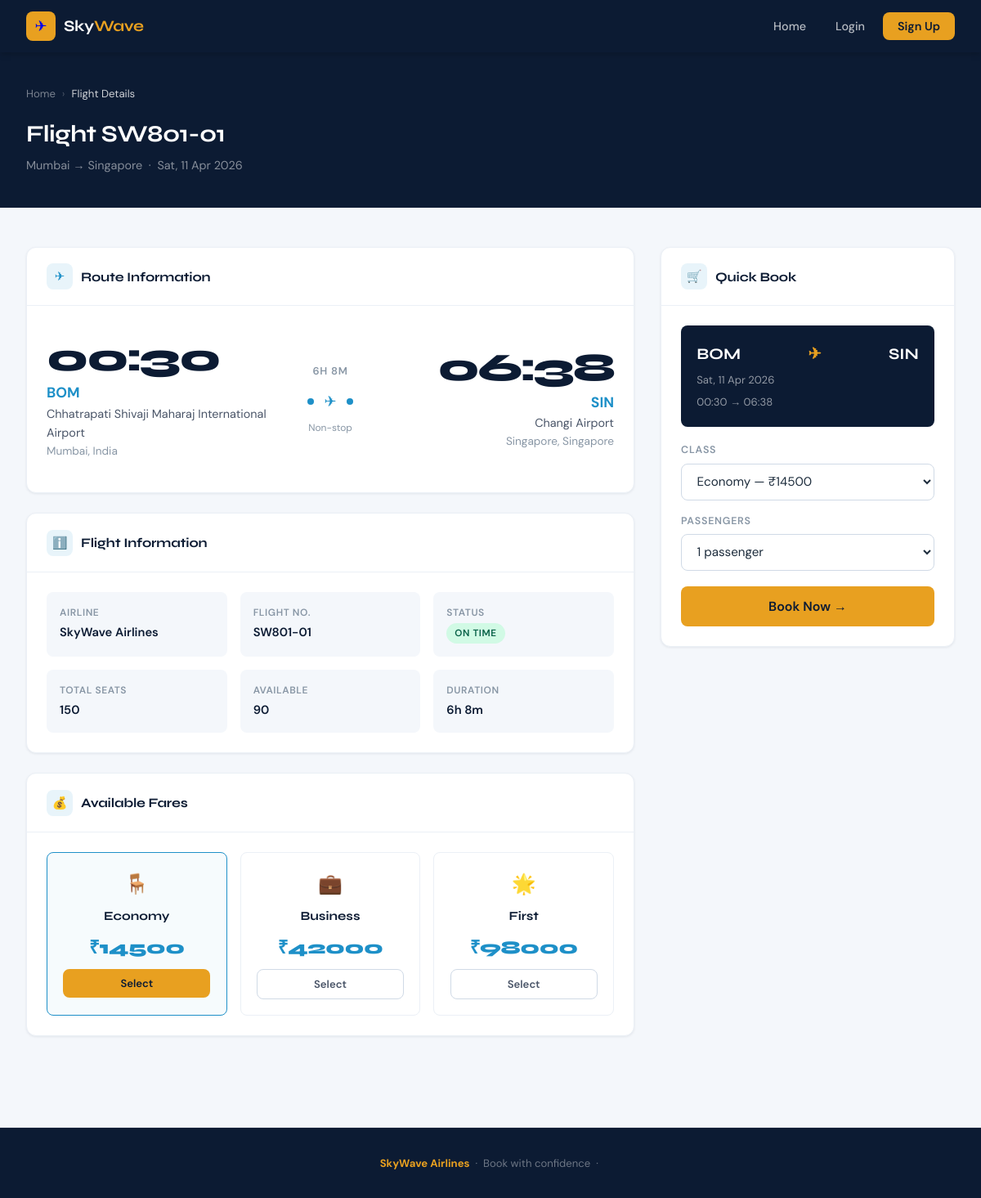
The page /flight/127/ on the database as committed earlier.
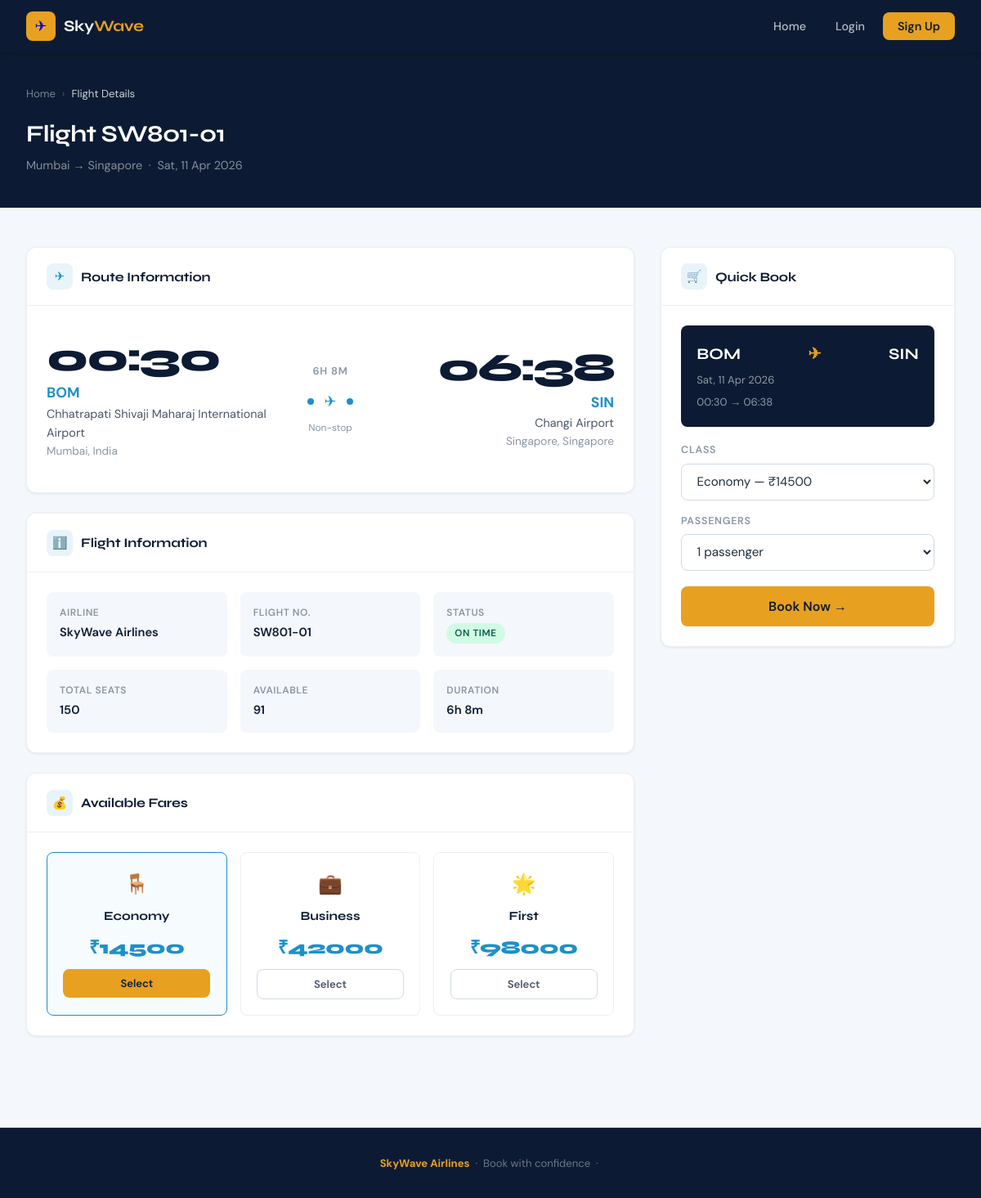
The same page on the database as committed later.
### reservations/models.py (models this page shows, shortened)
class Flight(models.Model):
    CLASS_CHOICES = [
        ('economy', 'Economy'),
        ('business', 'Business'),
        ('first', 'First Class'),
    ]
    STATUS_CHOICES = [
        ('scheduled', 'Scheduled'),
        ('delayed', 'Delayed'),
        ('cancelled', 'Cancelled'),
        ('completed', 'Completed'),
    ]
    flight_number = models.CharField(max_length=10, unique=True)
    origin = models.ForeignKey(Airport, on_delete=models.CASCADE, related_name='departing_flights')
    destination = models.ForeignKey(Airport, on_delete=models.CASCADE, related_name='arriving_flights')
    departure_time = models.DateTimeField()
    arrival_time = models.DateTimeField()
    total_seats = models.IntegerField(default=180)
    available_seats = models.IntegerField(default=180)
    economy_price = models.DecimalField(max_digits=10, decimal_places=2)
    business_price = models.DecimalField(max_digits=10, decimal_places=2)
    first_class_price = models.DecimalField(max_digits=10, decimal_places=2)
    status = models.CharField(max_length=20, choices=STATUS_CHOICES, default='scheduled')
    airline_name = models.CharField(max_length=100, default='SkyWave Airlines')
    def duration(self):
        delta = self.arrival_time - self.departure_time
        hours, remainder = divmod(int(delta.total_seconds()), 3600)
        minutes = remainder // 60
        return f"{hours}h {minutes}m"

class Airport(models.Model):
    code = models.CharField(max_length=3, unique=True)
    name = models.CharField(max_length=200)
    city = models.CharField(max_length=100)
    country = models.CharField(max_length=100)

### reservations/views.py (the view)
# urls.py: path('flight/<int:flight_id>/', views.flight_detail, name='flight_detail'),
def flight_detail(request, flight_id):
    flight = get_object_or_404(Flight, id=flight_id)
    seat_class = request.GET.get('seat_class', 'economy')
    passengers = request.GET.get('passengers', '1')
    fare_classes = [
        ('economy', flight.economy_price, '🪑'),
        ('business', flight.business_price, '💼'),
        ('first', flight.first_class_price, '🌟'),
    ]
    return render(request, 'reservations/flight_detail.html', {
        'flight': flight, 'seat_class': seat_class,
        'passengers': passengers, 'fare_classes': fare_classes,
    })

### templates/reservations/flight_detail.html (shortened to what the changed rows need)
{% extends 'base.html' %}
{% block content %}
<div class="page-header">
  <div class="page-header-inner">
    <div class="breadcrumb">
      <a href="{% url 'home' %}">Home</a>
      <span class="sep">›</span>
      <span class="current">Flight Details</span>
    </div>
    <h1>Flight {{ flight.flight_number }}</h1>
    <p>{{ flight.origin.city }} → {{ flight.destination.city }} &nbsp;·&nbsp; {{ flight.departure_time|date:"D, d M Y" }}</p>
  </div>
</div>
<div class="main-content">
  <div style="display:grid;grid-template-columns:1fr 360px;gap:2rem;">
    <div>
      <div class="card" style="margin-bottom:1.5rem;">
        <div class="card-body">
          <div style="display:grid;grid-template-columns:1fr auto 1fr;gap:2rem;align-items:center;padding:1rem 0;">
            <div>
              <div style="font-family:'Syne',sans-serif;font-size:3rem;font-weight:800;color:var(--navy);letter-spacing:-0.04em;line-height:1;">{{ flight.departure_time|time:"H:i" }}</div>
              <div style="font-size:1.1rem;font-weight:700;color:var(--sky);margin-top:4px;">{{ flight.origin.code }}</div>
              <div style="font-size:0.9rem;color:var(--gray-600);">{{ flight.origin.name }}</div>
              <div style="font-size:0.85rem;color:var(--gray-400);">{{ flight.origin.city }}, {{ flight.origin.country }}</div>
            </div>
            <div style="text-align:center;">
              <div style="font-size:0.8rem;font-weight:600;color:var(--gray-400);text-transform:uppercase;letter-spacing:0.06em;margin-bottom:12px;">{{ flight.duration }}</div>
              <div style="display:flex;align-items:center;gap:6px;">
                <div style="width:8px;height:8px;border-radius:50%;background:var(--sky);"></div>
                <div style="font-size:18px;color:var(--sky);">✈</div>
                <div style="width:8px;height:8px;border-radius:50%;background:var(--sky);"></div>
              </div>
              <div style="font-size:0.75rem;color:var(--gray-400);margin-top:8px;">Non-stop</div>
            </div>
            <div style="text-align:right;">
              <div style="font-family:'Syne',sans-serif;font-size:3rem;font-weight:800;color:var(--navy);letter-spacing:-0.04em;line-height:1;">{{ flight.arrival_time|time:"H:i" }}</div>
              <div style="font-size:1.1rem;font-weight:700;color:var(--sky);margin-top:4px;">{{ flight.destination.code }}</div>
              <div style="font-size:0.9rem;color:var(--gray-600);">{{ flight.destination.name }}</div>
              <div style="font-size:0.85rem;color:var(--gray-400);">{{ flight.destination.city }}, {{ flight.destination.country }}</div>
            </div>
          </div>
        </div>
      </div>
      <div class="card" style="margin-bottom:1.5rem;">
        <div class="card-body">
          <div style="display:grid;grid-template-columns:repeat(3,1fr);gap:1rem;">
            <div class="confirm-detail-item">
              <div class="detail-label">Airline</div>
              <div class="detail-value">{{ flight.airline_name }}</div>
            </div>
            <div class="confirm-detail-item">
              <div class="detail-label">Flight No.</div>
              <div class="detail-value">{{ flight.flight_number }}</div>
            </div>
            <div class="confirm-detail-item">
              <div class="detail-label">Total Seats</div>
              <div class="detail-value">{{ flight.total_seats }}</div>
            </div>
            <div class="confirm-detail-item">
              <div class="detail-label">Available</div>
              <div class="detail-value">{{ flight.available_seats }}</div>
            </div>
            <div class="confirm-detail-item">
              <div class="detail-label">Duration</div>
              <div class="detail-value">{{ flight.duration }}</div>
            </div>
          </div>
        </div>
      </div>
      <div class="card">
        <div class="card-body">
          <div style="display:grid;grid-template-columns:repeat(3,1fr);gap:1rem;">
            {% for cls, price, desc in fare_classes %}
            <div style="border:1.5px solid var(--gray-100);border-radius:var(--radius-sm);padding:1.2rem;text-align:center;{% if seat_class == cls %}border-color:var(--sky);background:rgba(30,144,200,0.04);{% endif %}">
              <div style="font-size:1.5rem;margin-bottom:0.5rem;">{{ desc }}</div>
              <div style="font-family:'Syne',sans-serif;font-weight:700;color:var(--navy);font-size:0.95rem;">{{ cls|title }}</div>
              <div style="font-family:'Syne',sans-serif;font-size:1.4rem;font-weight:800;color:var(--sky);margin:0.5rem 0;letter-spacing:-0.02em;">₹{{ price|floatformat:0 }}</div>
              <a href="{% url 'book_flight' flight.id %}?seat_class={{ cls }}&passengers={{ passengers }}" class="btn {% if seat_class == cls %}btn-amber{% else %}btn-outline{% endif %} btn-sm btn-full">Select</a>
            </div>
            {% endfor %}
          </div>
        </div>
      </div>
    </div>
    <div>
      <div class="card" style="position:sticky;top:80px;">
        <div class="card-body">
          <div class="summary-flight" style="margin-bottom:1.2rem;">
            <div class="summary-route">
              <span>{{ flight.origin.code }}</span>
              <span class="arrow">✈</span>
              <span>{{ flight.destination.code }}</span>
            </div>
            <div class="summary-detail">{{ flight.departure_time|date:"D, d M Y" }}</div>
            <div class="summary-detail">{{ flight.departure_time|time:"H:i" }} → {{ flight.arrival_time|time:"H:i" }}</div>
          </div>
        </div>
      </div>
    </div>
  </div>
</div>
{% endblock %}

Rows that differ between the two databases and show on the page:
changed Flight "SW801-01": available_seats "90" → "91"
